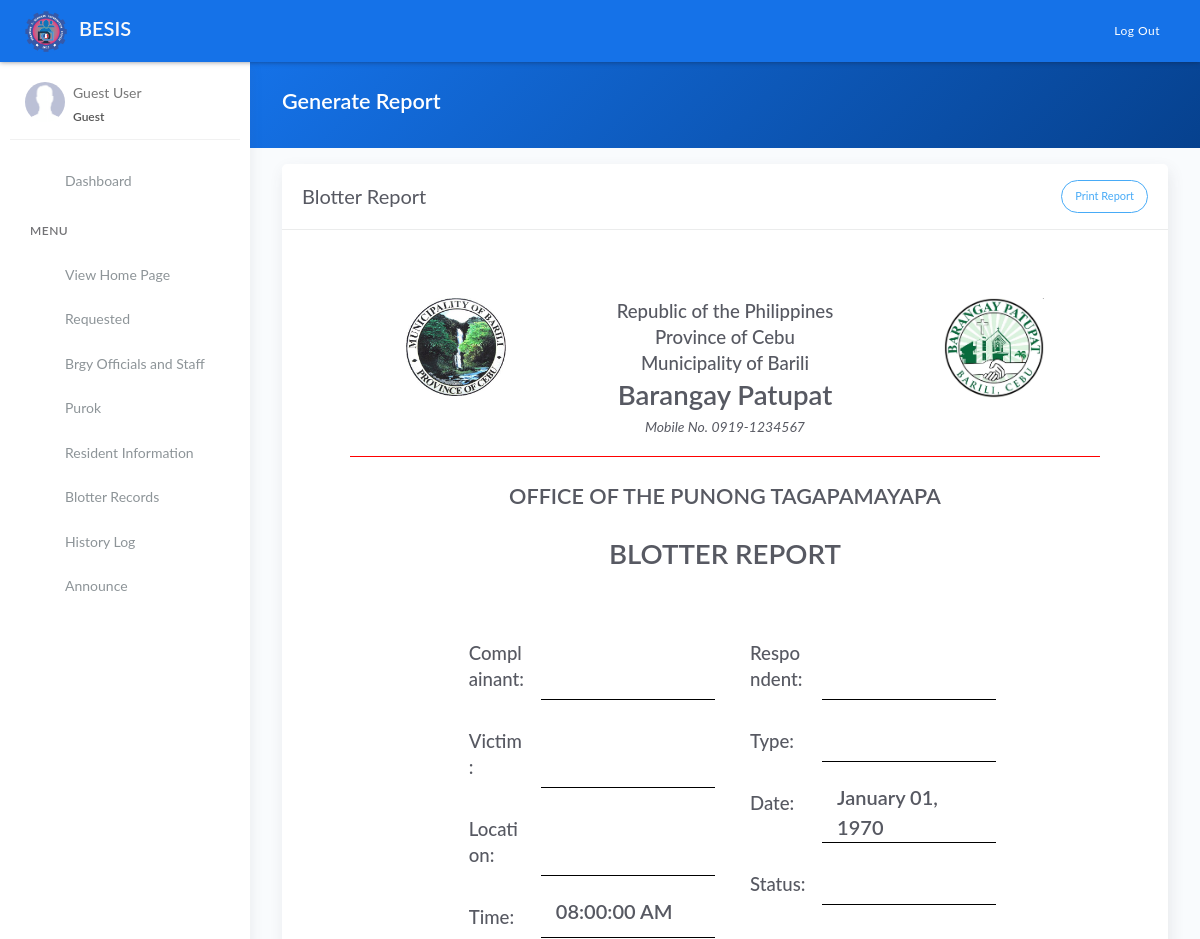
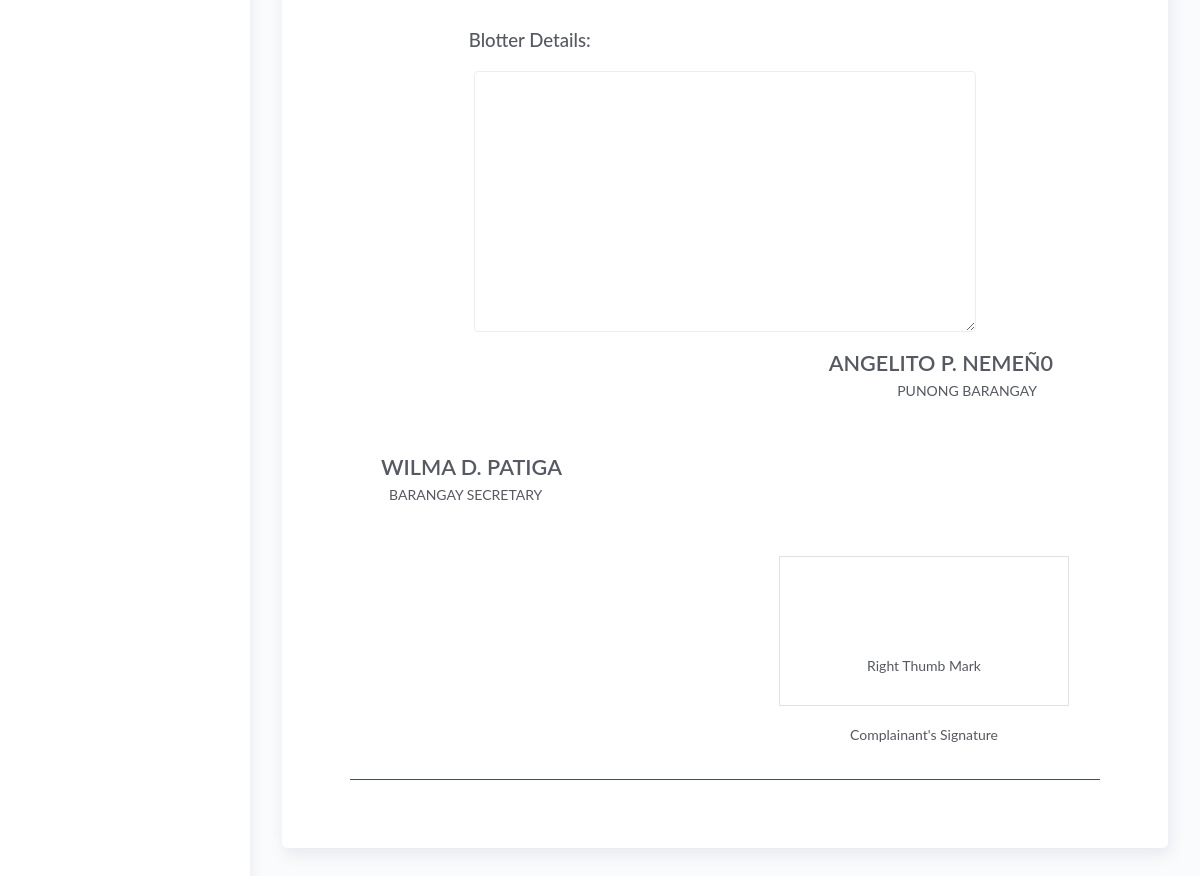
The page /generate_blotter_appointment.php on the database its author committed (2 pictures, top to bottom).
### tables this page shows
CREATE TABLE IF NOT EXISTS `tblbrgy_info` (
  `id` int(11) NOT NULL AUTO_INCREMENT,
  `province` varchar(100) DEFAULT NULL,
  `town` varchar(100) DEFAULT NULL,
  `brgy_name` varchar(50) DEFAULT NULL,
  `number` varchar(50) DEFAULT NULL,
  `text` text,
  `image` varchar(200) DEFAULT NULL,
  `city_logo` varchar(100) DEFAULT NULL,
  `brgy_logo` varchar(100) DEFAULT NULL,
  PRIMARY KEY (`id`)
);

CREATE TABLE IF NOT EXISTS `tblofficials` (
  `id` int(11) NOT NULL AUTO_INCREMENT,
  `name` varchar(50) DEFAULT NULL,
  `chairmanship` varchar(50) DEFAULT NULL,
  `position` varchar(50) DEFAULT NULL,
  `contact` varchar(11) DEFAULT NULL,
  `termstart` date DEFAULT NULL,
  `termend` date DEFAULT NULL,
  `status` varchar(20) DEFAULT NULL,
  PRIMARY KEY (`id`)
);

### model/fetch_brgy_info.php (called while the page is built, shortened)
<?php
    $query = "SELECT * FROM tblbrgy_info";
    $result = $conn->query($query);
	$row = $result->fetch_assoc();
	if($row){
		$province = $row['province'];
		$town	= $row['town'];
		$brgy 		= $row['brgy_name'];
		$number =  $row['number'];
		$city_logo 	= $row['city_logo'];
		$brgy_logo		= $row['brgy_logo'];
	}
?>

### generate_blotter_appointment.php (the view, shortened to what this page needs)
<?php include 'server/server.php' ?>
<?php
    $id = $_GET['id'];
	$query = "SELECT * FROM tblblotter WHERE id='$id'";
    $result = $conn->query($query);
    $resident = $result->fetch_assoc();
    $c = "SELECT * FROM tblofficials JOIN tblposition ON tblofficials.position=tblposition.id WHERE tblposition.position='Captain'";
    $captain = $conn->query($c)->fetch_assoc();
    $s = "SELECT * FROM tblofficials JOIN tblposition ON tblofficials.position=tblposition.id WHERE tblposition.position='Secretary'";
    $sec = $conn->query($s)->fetch_assoc();
?>
<!DOCTYPE html>
<html lang="en">
<head>
	<?php include 'templates/header.php' ?>
</head>
<body>
	<div class="wrapper">
		<?php include 'templates/main-header.php' ?>
		<?php include 'templates/sidebar.php' ?>
		<div class="main-panel">
			<div class="content">
				<div class="panel-header bg-primary-gradient">
					<div class="page-inner">
						<div class="d-flex align-items-left align-items-md-center flex-column flex-md-row">
							<div>
								<h2 class="text-white fw-bold">Generate Report</h2>
							</div>
						</div>
					</div>
				</div>
				<div class="page-inner">
					<div class="row mt--2">
						<div class="col-md-12">
                            <div class="card">
								<div class="card-header">
									<div class="card-head-row">
										<div class="card-title">Blotter Report</div>
										<div class="card-tools">
											<button class="btn btn-info btn-border btn-round btn-sm" onclick="printDiv('printThis')">
												Print Report
											</button>
										</div>
									</div>
								</div>
								<div class="card-body m-5" id="printThis">
                                  <div class="d-flex flex-wrap justify-content-around" style="border-bottom:1px solid red">
                                        <div class="text-center">
                                            <img src="assets/uploads/<?= $city_logo ?>" class="img-fluid" width="100">
										</div>
										<div class="text-center">
                                            <h3 class="mb-0">Republic of the Philippines</h3>
                                            <h3 class="mb-0">Province of <?= ucwords($province) ?></h3>
											<h3 class="mb-0">Municipality of <?= ucwords($town) ?></h3>
											<h1 class="fw-bold mb-0">Barangay <?= ucwords($brgy) ?></h1>
                                            <p><i>Mobile No. <?= $number ?></i></p>
										</div>
                                        <div class="text-center">
                                            <img src="assets/uploads/<?= $brgy_logo ?>" class="img-fluid" width="100">
										</div>
									</div>
                                    <div class="d-flex flex-wrap justify-content-center" style="border-bottom:1px solid red">
                                        <div class="col-md-9">
                                            <div class="text-center">
                                                <h2 class="mt-4 fw-bold">OFFICE OF THE PUNONG TAGAPAMAYAPA</h2>
                                            </div>
                                            <div class="text-center">
                                                <h1 class="mt-4 fw-bold mb-5">BLOTTER REPORT</h1>
                                            </div>
                                            <div class="row">
                                                <div class="col">
                                                    <div class="form-group row">
                                                        <h3 class="mt-5 col-lg-4 col-md-4 col-sm-4 mt-sm-2 text-left">Complainant:</h3>
                                                        <div class="col-lg-8 col-md-8 col-sm-8" style="border-bottom:1px solid black; margin:0 !important">
                                                        </div>
                                                    </div>
                                                    <div class="form-group row">
                                                        <h3 class="mt-5 col-lg-4 col-md-4 col-sm-4 mt-sm-2 text-left">Victim:</h3>
                                                        <div class="col-lg-8 col-md-8 col-sm-8" style="border-bottom:1px solid black">
                                                        </div>
                                                    </div>
                                                    <div class="form-group row">
                                                        <h3 class="mt-5 col-lg-4 col-md-4 col-sm-4 mt-sm-2 text-left">Location:</h3>
                                                        <div class="col-lg-8 col-md-8 col-sm-8" style="border-bottom:1px solid black">
                                                        </div>
                                                    </div>
                                                    <div class="form-group row">
                                                        <h3 class="mt-5 col-lg-4 col-md-4 col-sm-4 mt-sm-2 text-left">Time:</h3>
                                                        <div class="col-lg-8 col-md-8 col-sm-8" style="border-bottom:1px solid black">
                                                            <span class="fw-bold" style="font-size:20px"><?= date('h:i:s A', strtotime($resident['time'])) ?></span>
                                                        </div>
                                                    </div>
                                                </div>
                                                <div class="col">
                                                    <div class="form-group row">
                                                        <h3 class="mt-5 col-lg-4 col-md-4 col-sm-4 mt-sm-2 text-left">Respondent:</h3>
                                                        <div class="col-lg-8 col-md-8 col-sm-8" style="border-bottom:1px solid black">
                                                        </div>
                                                    </div>
                                                    <div class="form-group row">
                                                        <h3 class="mt-5 col-lg-4 col-md-4 col-sm-4 mt-sm-2 text-left">Type:</h3>
                                                        <div class="col-lg-8 col-md-8 col-sm-8" style="border-bottom:1px solid black">
                                                        </div>
                                                    </div>
                                                    <div class="form-group row">
                                                        <h3 class="mt-5 col-lg-4 col-md-4 col-sm-4 mt-sm-2 text-left">Date:</h3>
                                                        <div class="col-lg-8 col-md-8 col-sm-8" style="border-bottom:1px solid black">
                                                            <span class="fw-bold" style="font-size:20px"><?= date('F d, Y', strtotime($resident['date'])) ?></span>
                                                        </div>
                                                    </div>
                                                    <div class="form-group row">
                                                        <h3 class="mt-5 col-lg-4 col-md-4 col-sm-4 mt-sm-2 text-left">Status:</h3>
                                                        <div class="col-lg-8 col-md-8 col-sm-8" style="border-bottom:1px solid black">
                                                        </div>
                                                    </div>
                                                </div>
                                            </div>
                                            <div class="row">
                                                <div class="col">
                                                    <div class="form-group row">
                                                        <h3 class="mt-5 col-lg-4 col-md-4 col-sm-4 mt-sm-2 text-left">Blotter Details:</h3>
                                                    </div>
                                                    <div class="col-lg-12 col-md-12 col-sm-12 text-left">
                                                        <textarea class="form-control fw-bold" style="font-size:20px" rows="8"><?= ucwords(trim($resident['details'])) ?></textarea>
                                                    </div>
                                                </div>
                                            </div>
                                        </div>
                                        <div class="col-md-12">
                                            <div class="p-3 text-right mr-3">
                                                <h2 class="fw-bold mb-0 text-uppercase"><?= ucwords($captain['name']) ?></h2>
                                                <p class="mr-3">PUNONG BARANGAY</p>
                                            </div>
                                            <div class="p-3 text-left">
                                                <h2 class="fw-bold mb-0 text-uppercase"><?= empty($sec['name']) ? 'Please Create Official with Secretary Position' : ucwords($sec['name']) ?></h2>
                                                <p class="ml-2">BARANGAY SECRETARY</p>
                                            </div>
                                        </div>
                                        <div class="col-md-12 d-flex flex-wrap justify-content-end">
                                            <div class="p-3 text-center">
                                                <div class="border mb-3" style="height:150px;width:290px">
                                                    <p class="mt-5 mb-0 pt-5">Right Thumb Mark</p>
                                                </div>
                                                <p>Complainant's Signature</p>
                                            </div>
                                        </div>
                                    </div>
								</div>
							</div>
						</div>
					</div>
				</div>
			</div>
		</div>
	</div>
</body>
</html>

### rows shown on the page
tblbrgy_info: city_logo (picture), province "Cebu", town "Barili", brgy_name "Patupat", number "0919-1234567", brgy_logo (picture)
tblofficials: name "ANGELITO P. NEMEÑ0"
tblofficials: name "WILMA D. PATIGA"

### other values the page prints
date('h:i:s A', strtotime($resident['time'])) "08:00:00 AM"
date('F d, Y', strtotime($resident['date'])) "January 01, 1970"
